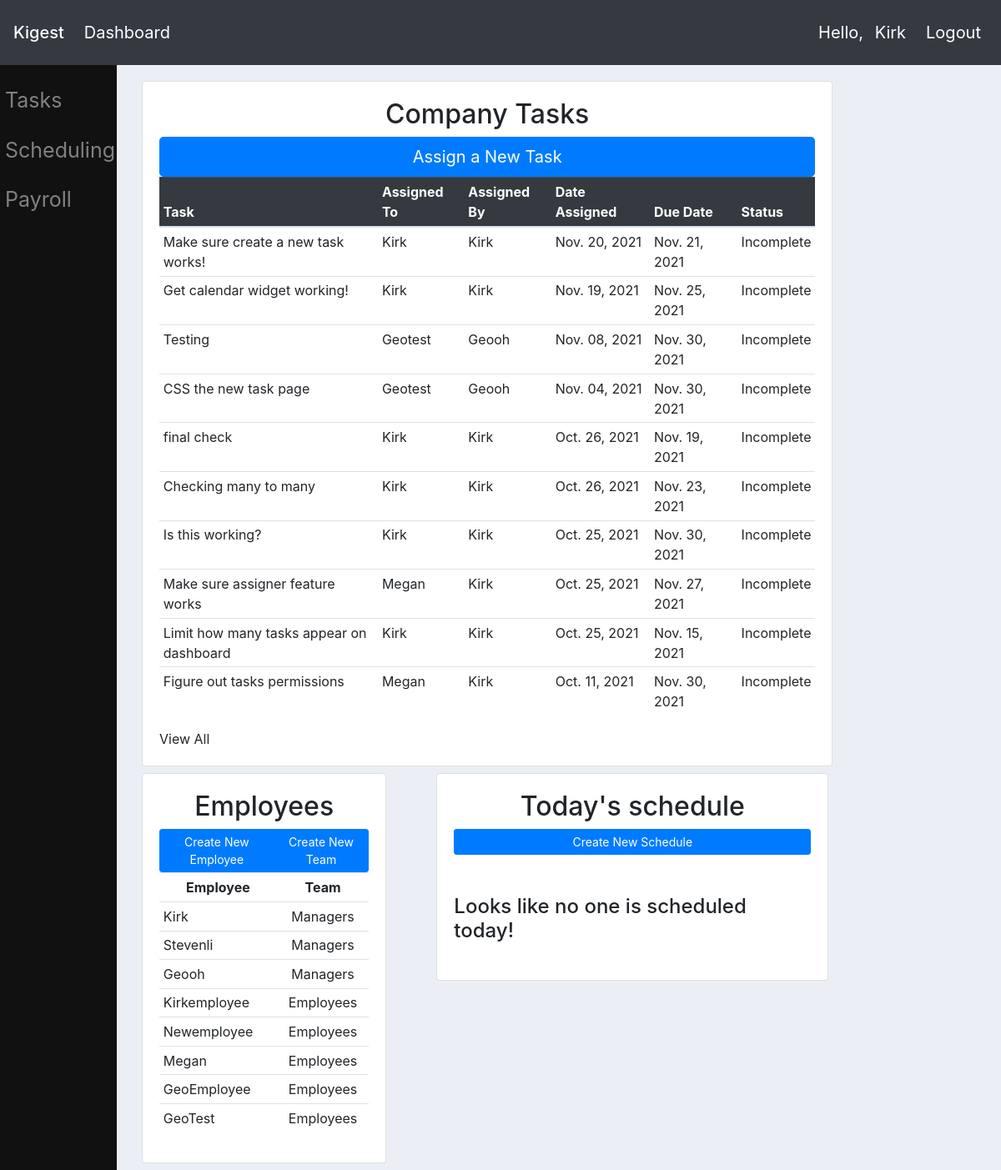
Before: / (signed in) with the older database file.
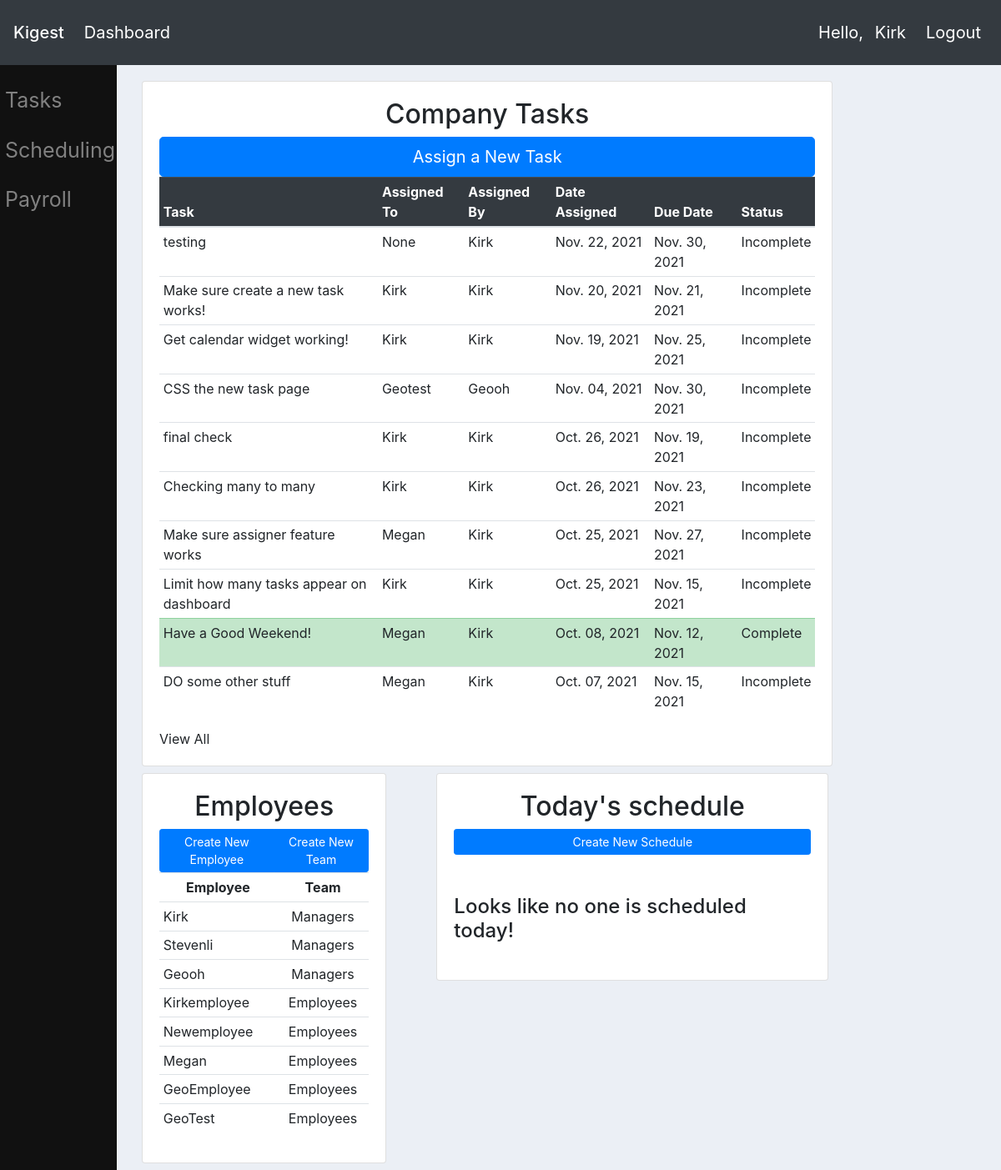
After: the same page with the newer database file.
### tasks/models.py (models this page shows, shortened)
class Task(models.Model):
    title = models.CharField(max_length=60)
    assigner = models.ForeignKey(Employee, on_delete=models.CASCADE, default=1)
    date_created = models.DateTimeField(auto_now_add=True)
    date_due = models.DateTimeField(default=make_aware(datetime.datetime(2021,11,30,5,0,0)))
    date_completed = models.DateTimeField(null=True, blank=True)
    description = models.TextField(blank=True)
    is_complete = models.BooleanField(default=False, blank=True, null=True)
    assignee = models.ManyToManyField(Employee, related_name='assignee')
    team = models.ManyToManyField(Group, related_name='team', blank=True)

### userprofile/models.py (models this page shows)
class Employee(models.Model):
    user = models.OneToOneField(User, on_delete=models.CASCADE)
    first_name = models.CharField(max_length=15, default='')
    last_name = models.CharField(max_length=20, default='')
    date_of_birth = models.DateField(null=True, blank=True)
    is_active = models.BooleanField(default=False)
    profile_picture = models.ImageField(default="default.png")
    street = models.CharField(max_length=200, null=True, blank=True, verbose_name='Street Address')
    city = models.CharField(max_length=75, null=True, blank=True, verbose_name='City')
    state = models.CharField(max_length=2, null=True, blank=True, verbose_name='State')
    phone = models.CharField(max_length=20, null=True, blank=True, verbose_name='Telephone Number')
    postal_code = models.CharField(max_length=5, null=True, blank=True, verbose_name='Postal Code')
    def __str__(self):
        return self.user.username.capitalize()

### website/views.py (the view)
# urls.py: path('', views.homepage, name = 'homepage'),
@login_required(login_url='/profile/login/')
def homepage(request):
    managers = Group.objects.get(name='managers').user_set.all()
    employees = Group.objects.get(name='employees').user_set.all()
    if request.user in managers or request.user.is_superuser:
        tasks = Task.objects.order_by('-date_created')[:10]
        schedules = Schedule.objects.filter(schedule_date=datetime.date.today())
        return render(request, 'website/managerdashboard.html', {'tasks': tasks, 'schedules': schedules, 'managers': managers, 'employees': employees})
    elif request.user in employees:
        current_employee = Employee.objects.get(user=request.user)
        tasks = current_employee.assignee.all().order_by('-date_due')
        return render(request, 'website/employeedashboard.html', {'tasks': tasks})
    else:
        return HttpResponse("Sorry, you aren't properly authenticated!")

### website/templates/website/managerdashboard.html (shortened to what this page needs)
{%  extends 'website/main.html' %}
{% block content %}
<div class="container">
    <div class="col py-2">
        <div class="row align-items-start">
            {% include 'website/taskspreview.html' %}
        </div>
    <div class="row justify-content-evenly">
        <div class="col-md-4">
            {% include 'website/employeespreview.html' %}
        </div>
        <div class="col-md-6">
            {% include 'website/schedulepreview.html' %}
        </div>
    </div>
</div>
{% endblock %}

### website/templates/website/navbar.html (shortened to what this page needs)
<nav class="navbar fixed-top navbar-expand-lg navbar-dark bg-dark">
  <a class="navbar-brand mb-0 h1" href="{% url 'homepage' %}">Kigest</a>
  <div class="collapse navbar-collapse" id="navbarNav">
    <ul class="navbar-nav">
      <li class="nav-item active">
        <a class="nav-link" href="{% url 'homepage' %}">Dashboard</a>
        </li>
    </ul>
  </div>
    {% if user.is_authenticated %}<span class="navbar-text px-2 text-white"> Hello, <a class="navbar-text px-2 text-white" href="{% url 'profile:profile' request.user.username %}">{{request.user|capfirst}}</a></span>
    <span><a class="navbar-text px-2 text-white" href="{% url 'profile:logout' %}">Logout</a></span>{% endif %}
</nav>

### website/templates/website/taskspreview.html (shortened to what this page needs)
<div class="col-md-10 mt-4">
    <div class="card card-body "><h2 class="text-center"><a class="text-reset text-decoration-none" href='{% url "tasks:tasks"%}'>Company Tasks</a></h2>
        {%if user.is_staff %}
        <a class="btn btn-primary btn-lg btn-block" href="{% url 'tasks:newtask' %}" role="button">Assign a New Task</a>
        {% endif %}
        {% if tasks is None %}
        <h1 class="display-3">Looks like you're all caught up!</h1>
        {% else %}
        <table class="table table-sm table-hover">
            <thead class="table-dark">
                <tr>
                    <th class="col-sm-4">Task</th>
                    <th>Assigned To</th>
                    <th>Assigned By</th>
                    <th>Date Assigned</th>
                    <th>Due Date</th>
                    <th>Status</th>
                </tr>
            </thead>
            <tbody>
                {% for task in tasks %}
                {% if task.is_complete %}<tr class="table-success">
                {% else %} <tr>
                {% endif %}
                <td><a class="text-reset text-decoration-none" href='{% url "tasks:edittask" task.id%}'>{{ task.title }}</a></td>
                {% if task.team.all.first is None %}
                <td>{{ task.assignee.all.first|capfirst }}</td>
                {% else %}
                <td>{{ task.team.all.first|capfirst }}</td>
                {% endif %}
                <td>{{ task.assigner|capfirst }}</td>
                <td>{{ task.date_created.date|date:"M. d, Y" }}</td>
                <td>{{ task.date_due.date|date:"M. d, Y" }}</td>
                {% if task.is_complete %}
                <td>Complete</td>
                {% else %}
                <td>Incomplete</td>
                {% endif %}
            </tr>
            {% endfor %}
        </tbody>
    </table>
        {% endif %}
            <div><a class = "text-reset fw-bold" href='{% url "tasks:tasks"%}'>View All</a></div>
        </div>
    </div>
</div>

### website/templates/website/employeespreview.html (shortened to what this page needs)
<div class="col">
	<div class="card card-body"><h2 class="text-center"><a class="text-reset text-decoration-none" href='{% url "employeeview"%}'>Employees</a></h2>
        <div class="btn-group gap-2">
            <a class="btn btn-primary btn-sm" href="">Create New Employee</a>
            <a class="btn btn-primary btn-sm" href="">Create New Team</a>
        </div>
		<table class="table table-sm" id="employeeTable">
			<tr>
				<th class="text-center" onclick="sortTable(0)">Employee</th>
				<th class="text-center" onclick="sortTable(1)">Team</th>
            </tr>
            {% for manager in managers %}
                <tr>
                    <td>{{ manager|capfirst }}</td>
                    <td class="text-center">Managers</td>
                </tr>
                {% endfor %}
                {% for employee in employees %}
                <tr>
                    <td>{{ employee|capfirst }}</td>
                    <td class="text-center">Employees</td>
                </tr>
                {% endfor %}
            </table>
        </div>
    </div>

Changed rows visible on the page:
removed Task: title "Testing", assignee.all.first "Geotest", assigner "Geooh", date_created "Nov. 08, 2021", date_due "Nov. 30, 2021", is_complete "Incomplete"
removed Task: title "Is this working?", assignee.all.first "Kirk", assigner "Kirk", date_created "Oct. 25, 2021", date_due "Nov. 30, 2021", is_complete "Incomplete"
removed Task: title "Figure out tasks permissions", assignee.all.first "Megan", assigner "Kirk", date_created "Oct. 11, 2021", date_due "Nov. 30, 2021", is_complete "Incomplete"
added Task: title "testing", assignee.all.first "None", assigner "Kirk", date_created "Nov. 22, 2021", date_due "Nov. 30, 2021", is_complete "Incomplete"
now on this page (row unchanged): Task: title "Have a Good Weekend!", assignee.all.first "Megan", assigner "Kirk", date_created "Oct. 08, 2021", date_due "Nov. 12, 2021", is_complete "Complete"
now on this page (row unchanged): Task: title "DO some other stuff", assignee.all.first "Megan", assigner "Kirk", date_created "Oct. 07, 2021", date_due "Nov. 15, 2021", is_complete "Incomplete"
